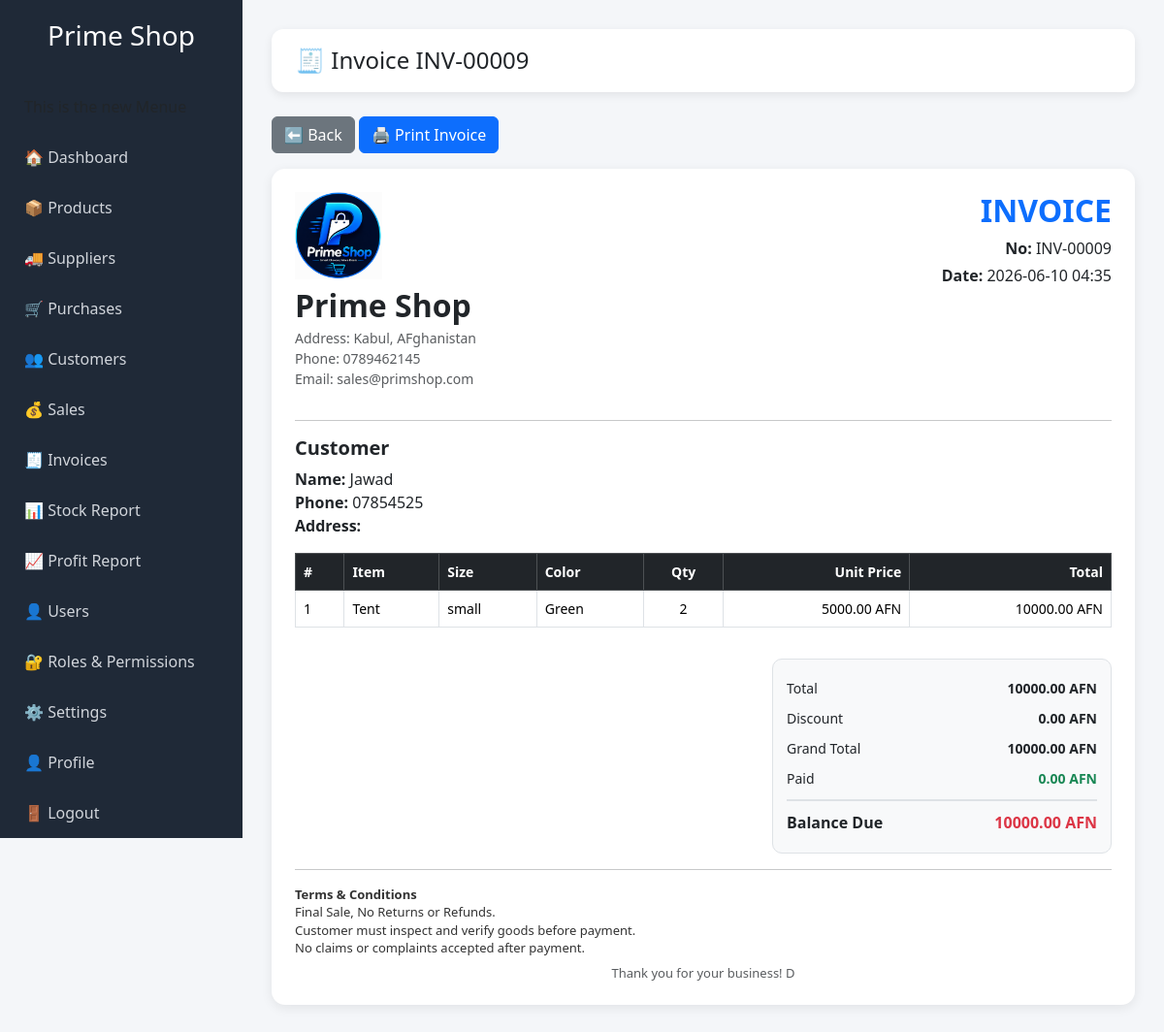
The page /invoices/9/ (signed in) on the database its author committed.
### shop/models.py (models this page shows, shortened)
class Invoice(models.Model):
    sale = models.OneToOneField(Sale, on_delete=models.CASCADE, related_name="invoice")
    invoice_number = models.CharField(max_length=50, unique=True)
    created_at = models.DateTimeField(default=timezone.now)

class StoreSetting(models.Model):
    store_name = models.CharField(max_length=150, default="Prime Shop")
    phone = models.CharField(max_length=50, blank=True)
    email = models.EmailField(blank=True)
    address = models.TextField(blank=True)
    currency = models.CharField(max_length=20, default="AFN")
    invoice_footer = models.TextField(default="Thank you for your business!")

class Sale(models.Model):
    customer = models.ForeignKey(Customer, on_delete=models.SET_NULL, null=True, blank=True)
    date = models.DateField(default=timezone.now)
    discount = models.DecimalField(max_digits=10, decimal_places=2, default=0)
    paid_amount = models.DecimalField(max_digits=10, decimal_places=2, default=0)
    note = models.TextField(blank=True)
    def total_amount(self):
        return sum(item.total_price() for item in self.items.all())
    def final_amount(self):
        return self.total_amount() - self.discount
    def remaining_balance(self):
        return self.final_amount() - self.paid_amount

class Customer(models.Model):
    name = models.CharField(max_length=150)
    phone = models.CharField(max_length=30, blank=True)
    address = models.TextField(blank=True)
    def __str__(self):
        return self.name

class SaleItem(models.Model):
    sale = models.ForeignKey(Sale, on_delete=models.CASCADE, related_name="items")
    variant = models.ForeignKey(ProductVariant, on_delete=models.CASCADE, related_name="sale_items")
    quantity = models.PositiveIntegerField()
    selling_price = models.DecimalField(max_digits=10, decimal_places=2)
    def total_price(self):
        return self.quantity * self.selling_price

class ProductVariant(models.Model):
    product = models.ForeignKey(Product, on_delete=models.CASCADE, related_name="variants")
    size = models.CharField(max_length=50, blank=True)
    color = models.CharField(max_length=50, blank=True)
    model = models.CharField(max_length=100, blank=True)
    sku = models.CharField(max_length=100, blank=True)
    selling_price = models.DecimalField(max_digits=10, decimal_places=2)
    low_stock_alert = models.PositiveIntegerField(default=5)

class Product(models.Model):
    name = models.CharField(max_length=150)
    category = models.CharField(max_length=100, blank=True)
    description = models.TextField(blank=True)

### shop/views.py (the view)
# urls.py: path('invoices/<int:invoice_id>/', views.invoice_detail, name='invoice_detail'),
@login_required
def invoice_detail(request, invoice_id):
    invoice = Invoice.objects.get(id=invoice_id)
    sale = invoice.sale
    sale_items = sale.items.all()
    setting, created = StoreSetting.objects.get_or_create(id=1)
    return render(request, 'shop/invoice_detail.html', {
        'invoice': invoice,
        'sale': sale,
        'sale_items': sale_items,
        'setting': setting,
    })

### shop/templates/shop/invoice_detail.html (shortened to what this page needs)
{% extends 'shop/base.html' %}
{% load static %}
{% block page_title %}
🧾 Invoice {{ invoice.invoice_number }}
{% endblock %}
{% block content %}
<div class="mb-3 no-print">
    <a href="/invoices/" class="btn btn-secondary">⬅ Back</a>
    <button onclick="window.print()" class="btn btn-primary">🖨 Print Invoice</button>
</div>
<div class="card card-box p-4" id="invoice-area">
    <div class="d-flex justify-content-between align-items-start mb-3">
        <div>
            <img src="{% static 'images/logo.png' %}"
                 alt="Prime Shop Logo"
                 style="height:90px; margin-bottom:8px;">
            <h2 class="fw-bold mb-1">{{ setting.store_name }}</h2>
            <p class="text-muted mb-0 small">
                Address: {{ setting.address }}<br>
                Phone: {{ setting.phone }}<br>
                Email: {{ setting.email }}
            </p>
        </div>
        <div class="text-end">
            <h2 class="fw-bold text-primary mb-2">INVOICE</h2>
            <p class="mb-1">
                <strong>No:</strong> {{ invoice.invoice_number }}
            </p>
            <p class="mb-0">
                <strong>Date:</strong> {{ invoice.created_at|date:"Y-m-d H:i" }}
            </p>
        </div>
    </div>
    <hr class="my-3">
    <div class="row mb-3">
        <div class="col-md-6">
            <h5 class="fw-bold mb-2">Customer</h5>
            <p class="mb-0">
                <strong>Name:</strong> {{ sale.customer }}<br>
                <strong>Phone:</strong> {{ sale.customer.phone }}<br>
                <strong>Address:</strong> {{ sale.customer.address }}
            </p>
        </div>
    </div>
    <table class="table table-bordered align-middle invoice-table">
        <thead class="table-dark">
            <tr>
                <th>#</th>
                <th>Item</th>
                <th>Size</th>
                <th>Color</th>
                <th class="text-center">Qty</th>
                <th class="text-end">Unit Price</th>
                <th class="text-end">Total</th>
            </tr>
        </thead>
        <tbody>
            {% for item in sale_items %}
            <tr>
                <td>{{ forloop.counter }}</td>
                <td>{{ item.variant.product.name }}</td>
                <td>{{ item.variant.size }}</td>
                <td>{{ item.variant.color }}</td>
                <td class="text-center">{{ item.quantity }}</td>
                <td class="text-end">
                    {{ item.selling_price|floatformat:2 }} {{ setting.currency }}
                </td>
                <td class="text-end">
                    {{ item.total_price|floatformat:2 }} {{ setting.currency }}
                </td>
            </tr>
            {% endfor %}
        </tbody>
    </table>
    <div class="d-flex justify-content-end mt-3">
        <div class="summary-box">
            <div class="summary-row">
                <span>Total</span>
                <strong>
                    {{ sale.total_amount|floatformat:2 }} {{ setting.currency }}
                </strong>
            </div>
            <div class="summary-row">
                <span>Discount</span>
                <strong>
                    {{ sale.discount|floatformat:2 }} {{ setting.currency }}
                </strong>
            </div>
            <div class="summary-row">
                <span>Grand Total</span>
                <strong>
                    {{ sale.final_amount|floatformat:2 }} {{ setting.currency }}
                </strong>
            </div>
            <div class="summary-row">
                <span>Paid</span>
                <strong class="text-success">
                    {{ sale.paid_amount|floatformat:2 }} {{ setting.currency }}
                </strong>
            </div>
            <div class="summary-row balance-row">
                <span>Balance Due</span>
                <strong class="text-danger">
                    {{ sale.remaining_balance|floatformat:2 }} {{ setting.currency }}
                </strong>
            </div>
        </div>
    </div>
    <hr class="my-3">
    <div class="terms">
        <strong>Terms & Conditions</strong><br>
        Final Sale, No Returns or Refunds.<br>
        Customer must inspect and verify goods before payment.<br>
        No claims or complaints accepted after payment.
        <div class="text-center text-muted mt-2">
            {{ setting.invoice_footer }}
        </div>
    </div>
</div>
{% endblock %}

### shop/templates/shop/base.html (shortened to what this page needs)
<!DOCTYPE html>
<html>
<head>
    <link href="https://cdn.jsdelivr.net/npm/bootstrap@5.3.3/dist/css/bootstrap.min.css" rel="stylesheet">
</head>
<body>
<div class="sidebar">
    <h3>Prime Shop</h3>
    <a> This  is the new Menue</a>
    <a href="/">🏠 Dashboard</a>
    <a href="/products/">📦 Products</a>
    <a href="/suppliers/">🚚 Suppliers</a>
    <a href="/purchases/">🛒 Purchases</a>
    <a href="/customers/">👥 Customers</a>
    <a href="/sales/">💰 Sales</a>
    <a href="/invoices/">🧾 Invoices</a>
    <a href="/stock-report/">📊 Stock Report</a>
    <a href="/profit-loss-report/">📈 Profit Report</a>
    <a href="/users/">👤 Users</a>
    <a href="/groups/">🔐 Roles & Permissions</a>
     <a href="/settings/">⚙ Settings</a>
    <a href="/profile/">👤 Profile</a>
    <a href="/logout/">🚪 Logout</a>
</div>
<div class="content">
    <div class="topbar">
        <h4 class="mb-0">{% block page_title %}Dashboard{% endblock %}</h4>
    </div>
    {% block content %}
    {% endblock %}
</div>
</body>
</html>

### shop/templates/shop/base.html (style rules this page uses)
body { background: #f4f6f9; }
.sidebar { width: 250px; min-height: 100vh; background: #1f2937; position: fixed; top: 0; left: 0; padding-top: 20px; }
.sidebar h3 { color: white; text-align: center; margin-bottom: 30px; }
.sidebar a { display: block; color: #d1d5db; padding: 14px 25px; text-decoration: none; font-size: 16px; }
.content { margin-left: 250px; padding: 30px; }
.topbar { background: white; padding: 18px 25px; border-radius: 12px; margin-bottom: 25px; box-shadow: 0 3px 10px rgba(0,0,0,0.08); }
.card-box { border: none; border-radius: 14px; box-shadow: 0 3px 12px rgba(0,0,0,0.08); }

### shop/templates/shop/invoice_detail.html (style rules this page uses)
.invoice-table th, .invoice-table td { padding: 8px; font-size: 14px; }
.summary-box { width: 350px; background: #f8f9fa; padding: 14px; border-radius: 10px; border: 1px solid #dee2e6; page-break-inside: avoid; }
.summary-row { display: flex; justify-content: space-between; padding: 5px 0; font-size: 14px; }
.balance-row { border-top: 2px solid #dee2e6; margin-top: 6px; padding-top: 10px; font-size: 16px; font-weight: bold; }
.terms { font-size: 13px; color: #333; line-height: 1.4; page-break-inside: avoid; }
#invoice-area { page-break-inside: avoid; }

### rows shown on the page
Invoice: invoice_number "INV-00009", created_at "2026-06-10 04:35"
StoreSetting: store_name "Prime Shop", address "Kabul, AFghanistan", phone "0789462145", email "sales@primshop.com", currency "AFN", invoice_footer "Thank you for your business! D"
Sale: customer "Jawad", customer.phone "07854525", total_amount "10000.00", discount "0.00", final_amount "10000.00", paid_amount "0.00", remaining_balance "10000.00"
SaleItem: variant.product.name "Tent", variant.size "small", variant.color "Green", quantity "2", selling_price "5000.00", total_price "10000.00"
